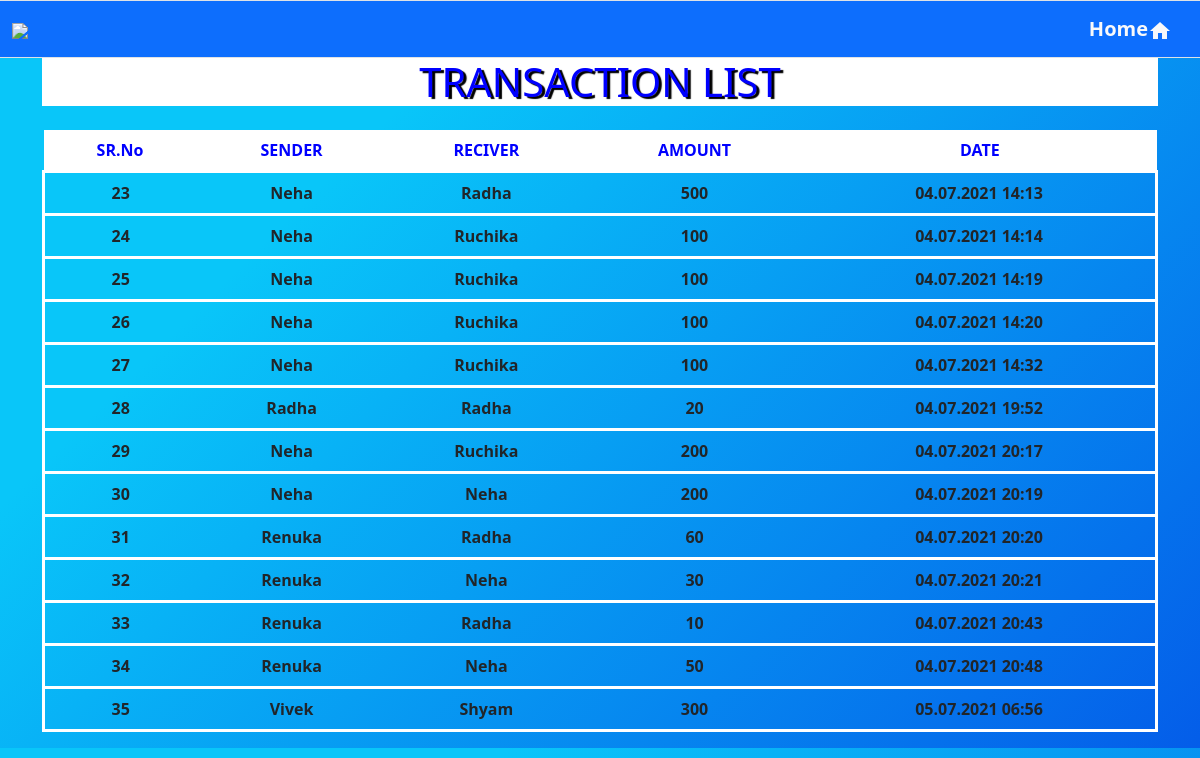
Page /transactionlist.php on the committed database.
### tables this page shows
CREATE TABLE `transactb` (
  `id` int(11) NOT NULL,
  `Sender` varchar(100) NOT NULL,
  `Receiver` varchar(100) NOT NULL,
  `Amount` varchar(200) NOT NULL,
  `Date` varchar(100) NOT NULL
);

### transactionlist.php (the view, shortened to what this page needs)
<?php
require_once ('include/cn.php');
require_once ('include/header.php');
?>
<div class="container">
    <h1 class="text-center tmp">TRANSACTION LIST</h1>
    <br>
    <div class="table-responsive">
<table class="table text-center">
 <thead>
    <tr class="tmp1">
        <th scope="col">SR.No</th>
        <th scope="col">SENDER</th>
        <th scope="col">RECIVER</th>
        <th scope="col">AMOUNT</th>
        <th scope="col">DATE</th>
    </tr>
    <?php
        $sql6 = "SELECT * FROM $tbltransact";
        $result2 = $conn->query($sql6);
        if ($result2->num_rows > 0) {
           while($row2 = $result2->fetch_assoc()) {
    ?>
    <tr class="tmp2">
     <th scope="col"><?php echo $row2['id'];?></th>
     <th scope="col"><?php echo $row2['Sender'];?></th>
     <th scope="col"><?php echo $row2['Receiver'];?></th>
     <th scope="col"><?php echo $row2['Amount'];?></th>
     <th scope="col"><?php echo $row2['Date'];?></th>
    </tr>
    <?php
      }
    }
    else{
    echo "0 results";
  }
    ?>
  </div>
    </div>

### include/cn.php (shortened to what this page needs)
<?php
$servername = "localhost";
$username = "root";
$password = "";
$dbname = "banking";
$tbltransact="transactb";
$conn = new mysqli($servername, $username, $password, $dbname);
if ($conn->connect_error) {
  die("Connection failed: " . $conn->connect_error);
}
else{
?>
<!DOCTYPE html>
<html>
<head>
</head>
<body>
</body>
</html>
<?php
}
?>

### include/header.php (shortened to what this page needs)
<!DOCTYPE html>
    <html>
        <head>
            <link rel="stylesheet" href="https://stackpath.bootstrapcdn.com/bootstrap/5.0.0-alpha1/css/bootstrap.min.css" integrity=
            "sha384-r4NyP46KrjDleawBgD5tp8Y7UzmLA05oM1iAEQ17CSuDqnUK2+k9luXQOfXJCJ4I" />
			<link rel="stylesheet" type="text/css" href="assets/css/style.css">
            <link rel="stylesheet" href="https://cdn.jsdelivr.net/npm/@fortawesome/fontawesome-free@5.15.3/css/fontawesome.min.css">
        </head>
    <body class="bgt"  onload="Captcha();">
    <nav class="navbar navbar-expand-lg bg-primary navbar-light border-top border-bottom">
            <div class="container-fluid">
                <a class="navbar-brand" href="#"><img src="assets/img/logo2.png" height="50"></a>
                <a class="navbar-brand text-light" href="index.php"><b>Home</b><i class="material-icons align-middle">home</i></a>
            </div>
        </nav>
    </body>
</html>

### assets/css/style.css (style rules this page uses)
html { margin:0; padding: 0%; }
body { margin:0; padding:0%; }
.tmp { background-color: white; margin:0; color:blue; text-shadow: 3px 2px 1px black; }
.tmp1 { color:blue; background-color: white; font-weight: bold; }
.tmp2 { border:solid; font-weight: bold; border-color:white; }
.bgt { background-color: #045de9; background-image: linear-gradient(315deg, #045de9 0%, #09c6f9 74%); }

### rows in the picture
transactb: id "23", Sender "Neha", Receiver "Radha", Amount "500", Date "04.07.2021 14:13"
transactb: id "24", Sender "Neha", Receiver "Ruchika", Amount "100", Date "04.07.2021 14:14"
transactb: id "25", Sender "Neha", Receiver "Ruchika", Amount "100", Date "04.07.2021 14:19"
transactb: id "26", Sender "Neha", Receiver "Ruchika", Amount "100", Date "04.07.2021 14:20"
transactb: id "27", Sender "Neha", Receiver "Ruchika", Amount "100", Date "04.07.2021 14:32"
transactb: id "28", Sender "Radha", Receiver "Radha", Amount "20", Date "04.07.2021 19:52"
transactb: id "29", Sender "Neha", Receiver "Ruchika", Amount "200", Date "04.07.2021 20:17"
transactb: id "30", Sender "Neha", Receiver "Neha", Amount "200", Date "04.07.2021 20:19"
transactb: id "31", Sender "Renuka", Receiver "Radha", Amount "60", Date "04.07.2021 20:20"
transactb: id "32", Sender "Renuka", Receiver "Neha", Amount "30", Date "04.07.2021 20:21"
transactb: id "33", Sender "Renuka", Receiver "Radha", Amount "10", Date "04.07.2021 20:43"
transactb: id "34", Sender "Renuka", Receiver "Neha", Amount "50", Date "04.07.2021 20:48"
transactb: id "35", Sender "Vivek", Receiver "Shyam", Amount "300", Date "05.07.2021 06:56"
